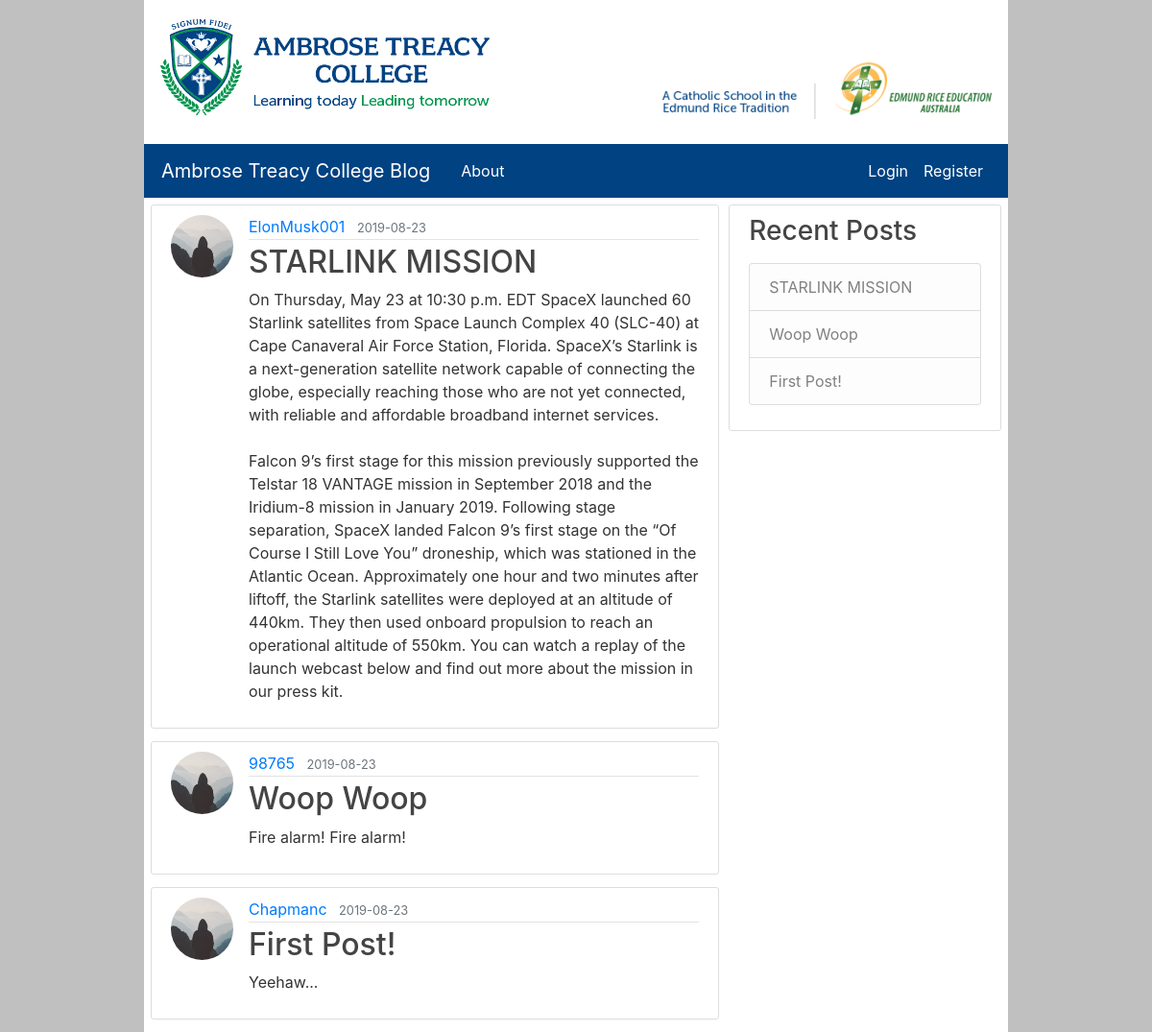
The page / on the database its author committed.
### flaskBlog/models.py (models this page shows, shortened)
class Post(db.Model):
    id = db.Column(db.Integer, primary_key=True)
    title = db.Column(db.String(100), nullable=False)
    date_posted = db.Column(db.DateTime, nullable=False, default=datetime.utcnow)
    content = db.Column(db.Text, nullable=False)
    user_id = db.Column(db.Integer, db.ForeignKey("user.id"), nullable=True)

class User(db.Model, UserMixin):
    id = db.Column(db.Integer, primary_key=True)
    username = db.Column(db.String(20), unique=True, nullable=False)
    email = db.Column(db.String(120), unique=True, nullable=False)
    image_file = db.Column(db.String(20), nullable=False, default="default.jpg")
    password = db.Column(db.String(60), nullable=False)
    administrator = db.Column(db.Integer, nullable=True)
    posts = db.relationship("Post", backref="author", lazy=True)
    forename = db.Column(db.String(50), nullable=True)
    surname = db.Column(db.String(50), nullable=True)

### flaskBlog/routes.py (the view)
@app.route("/")
def home():
    posts = Post.query.all()
    return render_template("home.html", title="ATC Blog", posts=posts)

### flaskBlog/templates/home.html
{% extends 'layout.html' %}
{% block content %}
{% for post in posts[::-1] %}
<article class="media content-section">
  <img class="rounded-circle article-img"
    src="{{ url_for('static', filename='profile_pics/' + post.author.image_file) }}">
  <div class="media-body">
    <div class="article-metadata">
      <a class="mr-2" href="#">{{ post.author.username }}</a>
      <small class="text-muted">{{ post.date_posted.strftime("%Y-%m-%d") }}</small>
    </div>
    <h2><a class="article-title" href="{{ url_for('post', post_id=post.id) }}">{{ post.title }}</a></h2>
    <p class="article-content">{{ post.content }}</p>
  </div>
</article>
{% endfor %}
{% endblock content %}

### flaskBlog/templates/layout.html (shortened to what this page needs)
<!DOCTYPE html>
<html lang="en">
<head>
    <link rel="stylesheet" href="https://stackpath.bootstrapcdn.com/bootstrap/4.3.1/css/bootstrap.min.css"
>
    <link rel="stylesheet" type="text/css" href="{{ url_for('static', filename='main.css') }}">
</head>
<body>
    <div class="container">
        <div class = "banner">
            <a href="{{ url_for('home') }}"><img class="col-md-5 img-responsive float-left" src="\static\ATCLogo.png" alt="Ambrose Treacy College"></a>
            <a href="http://www.erea.edu.au" target="_blank"><img class="col-md-5 img-responsive float-right" id="EREA" src="\static\EREALogo.png" alt="A Catholic School In The Edmund Rice Tradition"></a>
        </div>
    </div>
    <header class="site-header">
        <nav class="navbar navbar-expand-md navbar-dark bg-steel">
            <div class="container">
                <a class="navbar-brand mr-4" href="{{ url_for('home') }}">Ambrose Treacy College Blog</a>
                <div class="collapse navbar-collapse" id="navbarToggle">
                    <div class="navbar-nav mr-auto">
                        <a class="nav-item nav-link" href="{{ url_for('about') }}">About</a>
                    </div>
                    <div class="navbar-nav">
                        {% if current_user.is_authenticated %}
                        <a class="nav-item nav-link" href="{{ url_for('new_post') }}">New Post</a>
                        <a class="nav-item nav-link" href="{{ url_for('account') }}">Account</a>
                        {% if current_user.administrator == 1 %}
                            <a class="nav-item nav-link" href="{{  url_for('admin')  }}">Administration</a>
                        {% endif %}
                        <a class="nav-item nav-link" href="{{ url_for('logout') }}">Logout</a>
                        {% else %}
                        <a class="nav-item nav-link" href="{{ url_for('login') }}">Login</a>
                        <a class="nav-item nav-link" href="{{ url_for('register') }}">Register</a>
                        {% endif %}
                    </div>
                </div>
            </div>
        </nav>
    </header>
    <main role="main" class="container">
        <div class="row">
            <div class="col-md-8" id="main">
                {% block content %}{% endblock %}
            </div>
            <div class="col-md-4" id="side">
                <div class="content-section">
                    <h3>Recent Posts</h3>
                    <p class='text-muted'>
                        <ul class="list-group">
                            {% for post in posts[::-1] %}
                                <li class="list-group-item list-group-item-light">{{ post.title }}</li>
                            {% endfor %}
                        </ul>
                    </p>
                </div>
            </div>
        </div>
    </main>
</body>
</html>

### flaskBlog/static/main.css (style rules this page uses)
html { width: 75% !important; margin: auto !important; background-color: #c0c0c0 !important; }
.banner { height: 150px; padding-top: 20px; background-color: #FFFFFF; }
#EREA { padding-top: 45px; }
#main { padding-right: 0px; }
#side { padding-left: 0px; }
.container { padding-left: 2px; padding-right: 2px; }
body { background: #ffffff; color: #333333; }
h1, h2, h3, h4, h5, h6 { color: #444444; }
.bg-steel { background-color: #004282; }
.site-header .navbar-nav .nav-link { color: #fff; }
.content-section { background: rgb(255, 255, 255); padding: 10px 20px; border: 1px solid #dddddd; border-radius: 3px; margin-top: 7px; margin-bottom: 13px; margin-left: 5px; margin-right: 5px; }
.article-title { color: #444444; }
.article-content { white-space: pre-line; }
.article-img { height: 65px; width: 65px; margin-right: 16px; }
.article-metadata { padding-bottom: 1px; margin-bottom: 4px; border-bottom: 1px solid #e3e3e3 }

### rows shown on the page
Post: image_file (placeholder picture), author.username "ElonMusk001", date_posted "2019-08-23", title "STARLINK MISSION", content "On Thursday, May 23 at 10:30 p.m. EDT SpaceX launched 60 Starlink satellites from Space Launch Complex 40 (SLC-40) at Cape Canaveral Air Force Station, Florida. SpaceX’s Starlink is a next-generation satellite network capable of connecting the globe, especially reaching those who are not yet connected, with reliable and affordable broadband internet services. Falcon 9’s first stage for this mission previously supported the Telstar 18 VANTAGE mission in September 2018 and the Iridium-8 mission in January 2019. Following stage separation, SpaceX landed Falcon 9’s first stage on the “Of Course I Still Love You” droneship, which was stationed in the Atlantic Ocean. Approximately one hour and…"
Post: image_file (placeholder picture), author.username "98765", date_posted "2019-08-23", title "Woop Woop", content "Fire alarm! Fire alarm!"
Post: image_file (placeholder picture), author.username "Chapmanc", date_posted "2019-08-23", title "First Post!", content "Yeehaw..."
